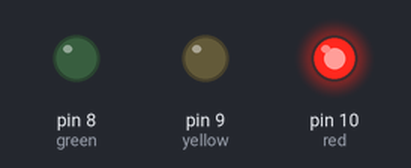
This sketch was run on a simulated Arduino Uno, built with avr-gcc and run on an emulated ATmega328P. On the bench: output pins drawn as LEDs (lit = HIGH).

Above: at 2.5 s.
At 6.5 s:
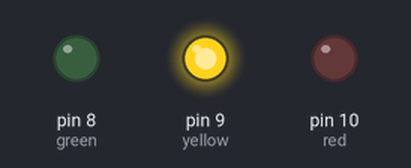
At 9.0 s:
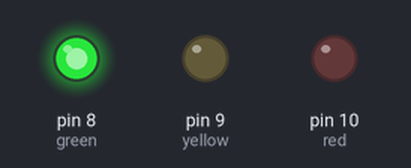
Timing chart, 0 to 13.0 s (numbered marks = the images above):
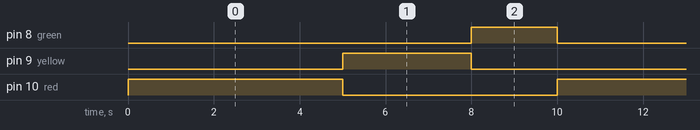

The sketch:

traffic_signal.ino
```cpp
int red=10;
int yellow=9;
int green=8;

void setup() {
  pinMode(red,OUTPUT);
  pinMode(yellow,OUTPUT);
  pinMode(green,OUTPUT);
}

void loop(){
    //for the red light signal !!
    digitalWrite(red,HIGH);
    digitalWrite(yellow,LOW);
    digitalWrite(green,LOW);
    delay(5000);

    //for the yellow light signal !!
    digitalWrite(yellow,HIGH);
    digitalWrite(red,LOW);
    digitalWrite(green,LOW);
    delay(3000);


    //for the green light signal !!
    digitalWrite(green,HIGH);
    digitalWrite(red,LOW);
    digitalWrite(yellow,LOW);
    delay(2000);
}
```

Measured:
- by itself, pin 8 (green): alternates HIGH for 2.0 s and LOW for 8.0 s
- by itself, pin 9 (yellow): alternates HIGH for 3.0 s and LOW for 7.0 s
- by itself, pin 10 (red): alternates HIGH for 5.0 s and LOW for 5.0 s
